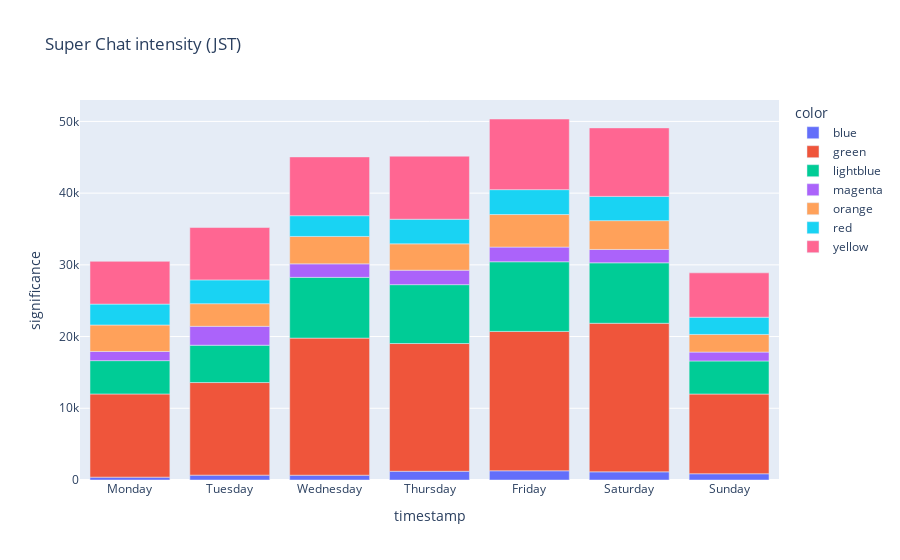

This figure's notebook cell:
### Code cell
# https://pandas.pydata.org/pandas-docs/stable/user_guide/timeseries.html#offset-aliases
df.index = df.index.tz_convert('Asia/Tokyo')
weeks = df.groupby([df.index.weekday, 'color']).sum().reset_index()
weeks.timestamp = weeks.timestamp.map({0: 'Monday', 1: 'Tuesday', 2: 'Wednesday', 3: 'Thursday', 4: 'Friday', 5: 'Saturday', 6: 'Sunday'})
px.bar(weeks, x='timestamp', y='significance', color='color', title='Super Chat intensity (JST)')

### Figure 1 — Plotly figure (JSON) as saved in the notebook; plotly's stock layout.template omitted (floating-point values rounded to 4 significant figures)
{"data": [{"alignmentgroup": "True", "hovertemplate": "color=blue<br>timestamp=%{x}<br>significance=%{y}<extra></extra>", "legendgroup": "blue", "marker": {"color": "#636efa"}, "name": "blue", "offsetgroup": "blue", "orientation": "v", "showlegend": true, "textposition": "auto", "type": "bar", "x": ["Monday", "Tuesday", "Wednesday", "Thursday", "Friday", "Saturday", "Sunday"], "xaxis": "x", "y": [397, 678, 668, 1217, 1284, 1138, 871], "yaxis": "y"}, {"alignmentgroup": "True", "hovertemplate": "color=green<br>timestamp=%{x}<br>significance=%{y}<extra></extra>", "legendgroup": "green", "marker": {"color": "#EF553B"}, "name": "green", "offsetgroup": "green", "orientation": "v", "showlegend": true, "textposition": "auto", "type": "bar", "x": ["Monday", "Tuesday", "Wednesday", "Thursday", "Friday", "Saturday", "Sunday"], "xaxis": "x", "y": [11598, 12909, 19116, 17811, 19434, 20715, 11118], "yaxis": "y"}, {"alignmentgroup": "True", "hovertemplate": "color=lightblue<br>timestamp=%{x}<br>significance=%{y}<extra></extra>", "legendgroup": "lightblue", "marker": {"color": "#00cc96"}, "name": "lightblue", "offsetgroup": "lightblue", "orientation": "v", "showlegend": true, "textposition": "auto", "type": "bar", "x": ["Monday", "Tuesday", "Wednesday", "Thursday", "Friday", "Saturday", "Sunday"], "xaxis": "x", "y": [4650, 5204, 8470, 8210, 9712, 8432, 4610], "yaxis": "y"}, {"alignmentgroup": "True", "hovertemplate": "color=magenta<br>timestamp=%{x}<br>significance=%{y}<extra></extra>", "legendgroup": "magenta", "marker": {"color": "#ab63fa"}, "name": "magenta", "offsetgroup": "magenta", "orientation": "v", "showlegend": true, "textposition": "auto", "type": "bar", "x": ["Monday", "Tuesday", "Wednesday", "Thursday", "Friday", "Saturday", "Sunday"], "xaxis": "x", "y": [1278, 2634, 1884, 2016, 2046, 1860, 1236], "yaxis": "y"}, {"alignmentgroup": "True", "hovertemplate": "color=orange<br>timestamp=%{x}<br>significance=%{y}<extra></extra>", "legendgroup": "orange", "marker": {"color": "#FFA15A"}, "name": "orange", "offsetgroup": "orange", "orientation": "v", "showlegend": true, "textposition": "auto", "type": "bar", "x": ["Monday", "Tuesday", "Wednesday", "Thursday", "Friday", "Saturday", "Sunday"], "xaxis": "x", "y": [3690, 3160, 3820, 3675, 4540, 4020, 2460], "yaxis": "y"}, {"alignmentgroup": "True", "hovertemplate": "color=red<br>timestamp=%{x}<br>significance=%{y}<extra></extra>", "legendgroup": "red", "marker": {"color": "#19d3f3"}, "name": "red", "offsetgroup": "red", "orientation": "v", "showlegend": true, "textposition": "auto", "type": "bar", "x": ["Monday", "Tuesday", "Wednesday", "Thursday", "Friday", "Saturday", "Sunday"], "xaxis": "x", "y": [2912, 3318, 2898, 3430, 3472, 3381, 2401], "yaxis": "y"}, {"alignmentgroup": "True", "hovertemplate": "color=yellow<br>timestamp=%{x}<br>significance=%{y}<extra></extra>", "legendgroup": "yellow", "marker": {"color": "#FF6692"}, "name": "yellow", "offsetgroup": "yellow", "orientation": "v", "showlegend": true, "textposition": "auto", "type": "bar", "x": ["Monday", "Tuesday", "Wednesday", "Thursday", "Friday", "Saturday", "Sunday"], "xaxis": "x", "y": [5964, 7300, 8192, 8796, 9848, 9552, 6188], "yaxis": "y"}], "layout": {"barmode": "relative", "legend": {"title": {"text": "color"}, "tracegroupgap": 0}, "title": {"text": "Super Chat intensity (JST)"}, "xaxis": {"anchor": "y", "domain": [0, 1], "title": {"text": "timestamp"}}, "yaxis": {"anchor": "x", "domain": [0, 1], "title": {"text": "significance"}}}}
